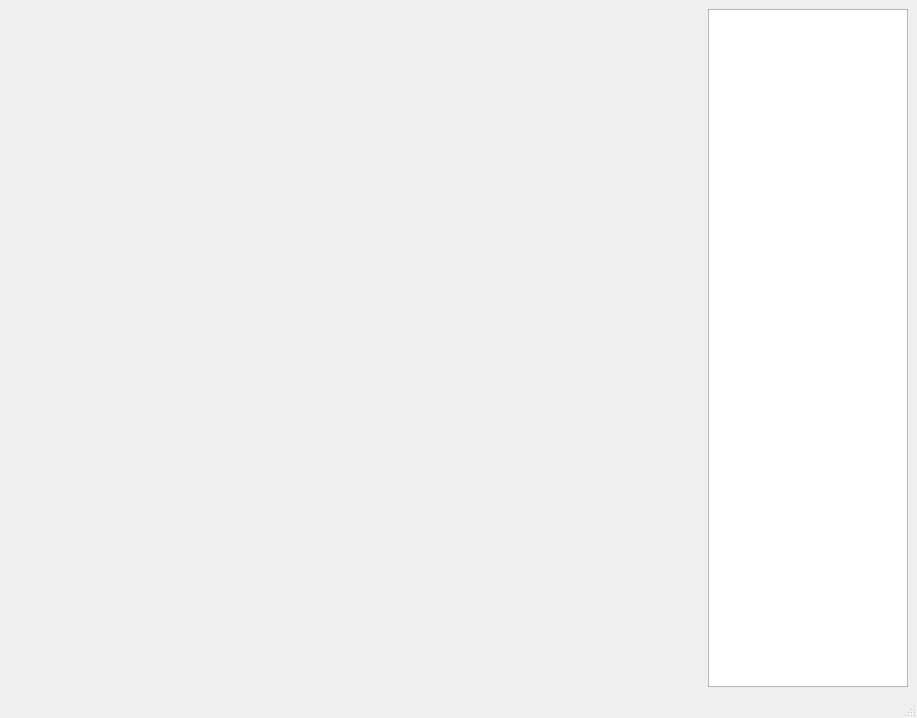
<?xml version="1.0" encoding="UTF-8"?>
<ui version="4.0">
 <class>MainWindow</class>
 <widget class="QMainWindow" name="MainWindow">
  <property name="geometry">
   <rect>
    <x>0</x>
    <y>0</y>
    <width>917</width>
    <height>718</height>
   </rect>
  </property>
  <property name="windowTitle">
   <string>MainWindow</string>
  </property>
  <widget class="QWidget" name="centralwidget">
   <layout class="QGridLayout" name="gridLayout">
    <item row="0" column="0">
     <widget class="QWidget" name="mplwindow" native="true">
      <property name="sizePolicy">
       <sizepolicy hsizetype="Expanding" vsizetype="Preferred">
        <horstretch>0</horstretch>
        <verstretch>0</verstretch>
       </sizepolicy>
      </property>
      <layout class="QVBoxLayout" name="mplvl"/>
     </widget>
    </item>
    <item row="0" column="1">
     <widget class="QListWidget" name="mplfigs">
      <property name="sizePolicy">
       <sizepolicy hsizetype="Maximum" vsizetype="Expanding">
        <horstretch>0</horstretch>
        <verstretch>0</verstretch>
       </sizepolicy>
      </property>
      <property name="maximumSize">
       <size>
        <width>200</width>
        <height>16777215</height>
       </size>
      </property>
     </widget>
    </item>
   </layout>
  </widget>
  <widget class="QMenuBar" name="menubar">
   <property name="geometry">
    <rect>
     <x>0</x>
     <y>0</y>
     <width>917</width>
     <height>21</height>
    </rect>
   </property>
  </widget>
  <widget class="QStatusBar" name="statusbar"/>
 </widget>
 <resources/>
 <connections/>
</ui>
